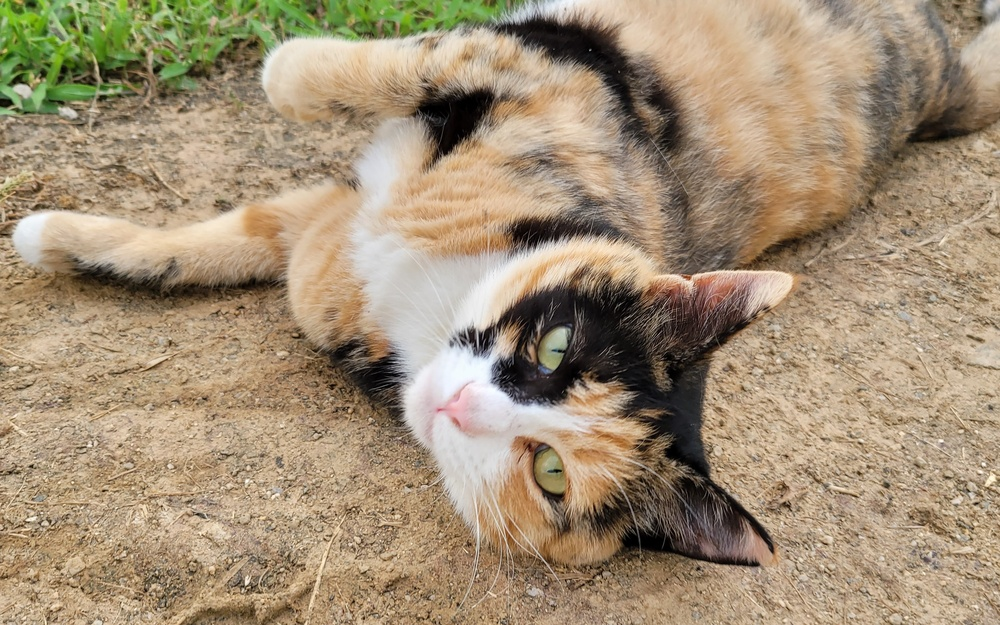
#> input picture OpenCV21/cat.jpg, 1000 x 625 px, shrunk from 3200 x 2000 before the run, found by its file name
$ jupyter execute C146.ipynb   (older library calls are emulated)
#> lines starting #> are read from the running program, lines starting #| are printed output that depends on the picture
# 1.4.6 Image Gradients
### cv2.Sobel(), cv2.Scharr(), cv2.Laplacian() etc

##### Theory

[cell 1]
import cv2
import numpy as np
from matplotlib import pyplot as plt

img = cv2.imread('D:\GitHub\ComputerVision20212\SampleFiles\cat.jpg',0)
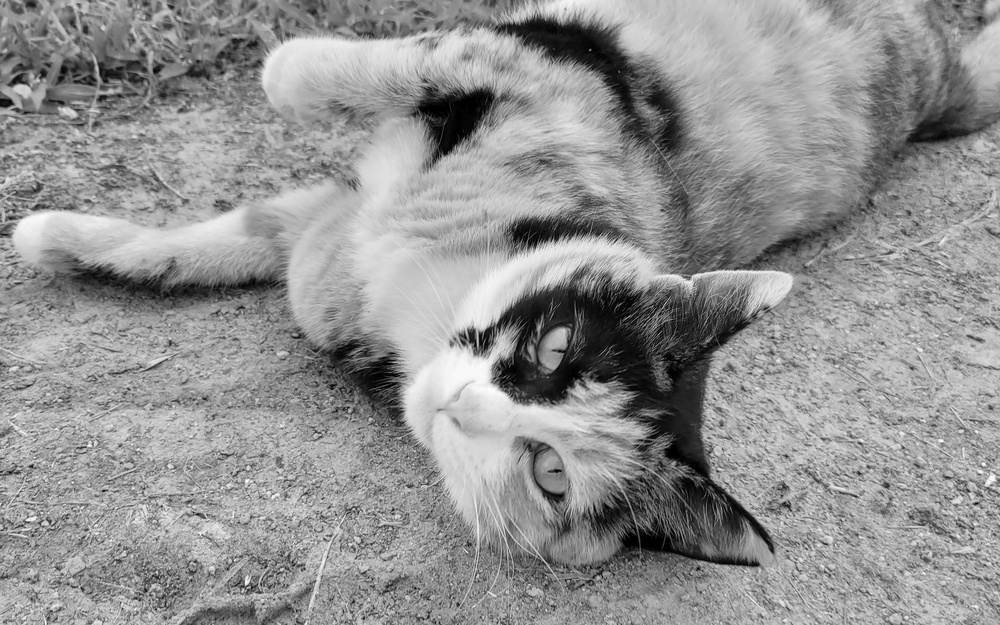
#> img: shape (625, 1000); min 0, max 255, mean 146.7

laplacian = cv2.Laplacian(img,cv2.CV_64F)
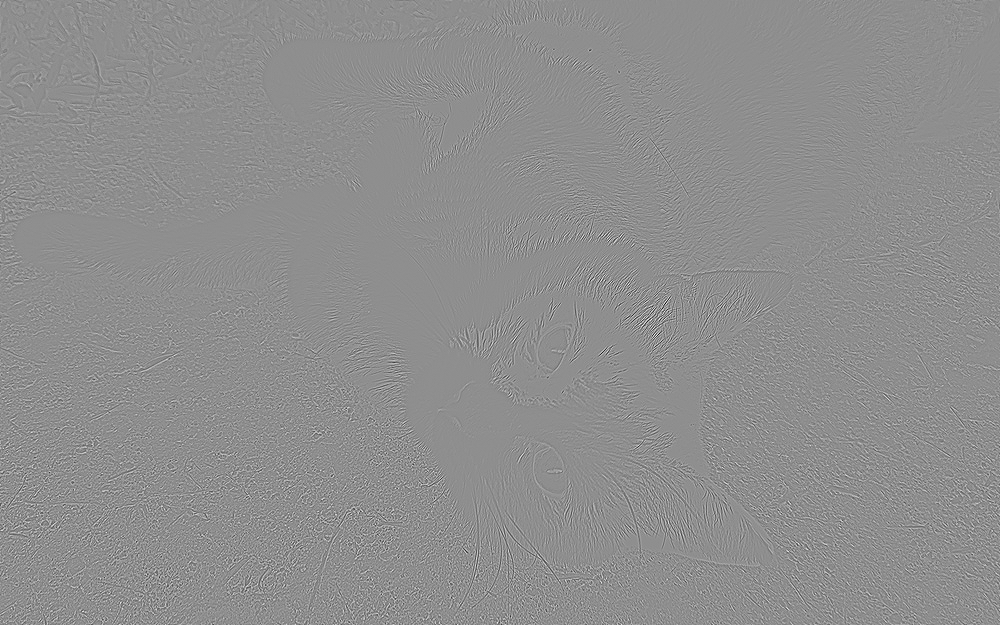
#> laplacian: shape (625, 1000) float64; min -468, max 368, mean 0; drawn with min black and max white
sobelx = cv2.Sobel(img,cv2.CV_64F,1,0,ksize=5)
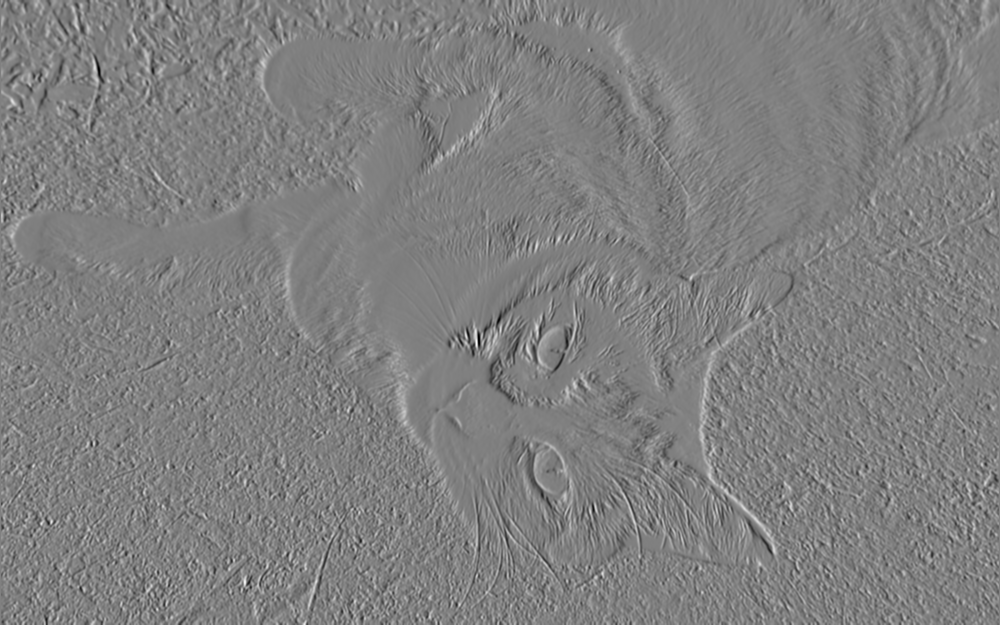
#> sobelx: shape (625, 1000) float64; min -7336, max 7276, mean 2.7; drawn with min black and max white
sobely = cv2.Sobel(img,cv2.CV_64F,0,1,ksize=5)
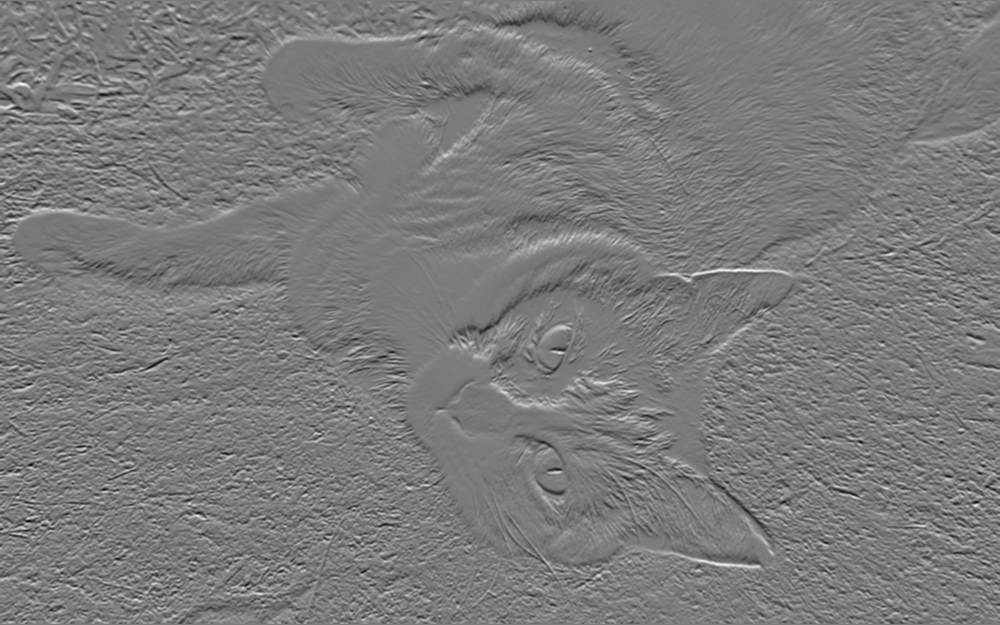
#> sobely: shape (625, 1000) float64; min -7324, max 7788, mean 0.2; drawn with min black and max white

plt.rcParams["figure.figsize"] = (15, 10)

plt.subplot(2,2,1),plt.imshow(img,cmap = 'gray')
plt.title('Original'), plt.xticks([]), plt.yticks([])
plt.subplot(2,2,2),plt.imshow(laplacian,cmap = 'gray')
plt.title('Laplacian'), plt.xticks([]), plt.yticks([])
plt.subplot(2,2,3),plt.imshow(sobelx,cmap = 'gray')
plt.title('Sobel X'), plt.xticks([]), plt.yticks([])
plt.subplot(2,2,4),plt.imshow(sobely,cmap = 'gray')
plt.title('Sobel Y'), plt.xticks([]), plt.yticks([])

plt.show()

##### One Important Matter!

[cell 2]
import cv2
import numpy as np
from matplotlib import pyplot as plt

img = cv2.imread('D:\GitHub\ComputerVision20212\SampleFiles\cat.jpg',0)

# Output dtype = cv2.CV_8U
sobelx8u = cv2.Sobel(img,cv2.CV_8U,1,0,ksize=5)
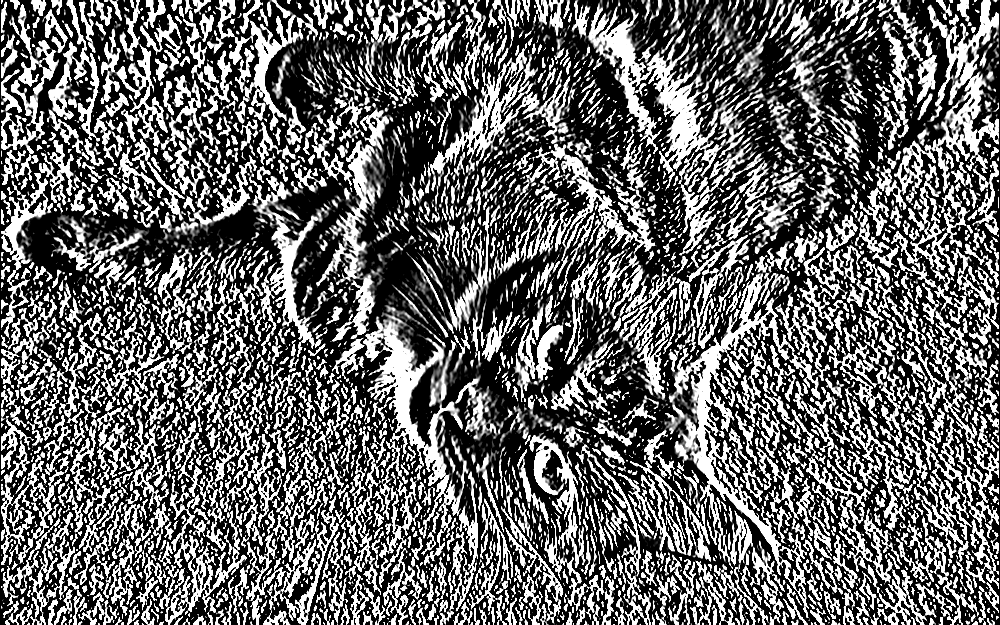
#> sobelx8u: shape (625, 1000); min 0, max 255, mean 102.3

# Output dtype = cv2.CV_64F. Then take its absolute and convert to cv2.CV_8U
sobelx64f = cv2.Sobel(img,cv2.CV_64F,1,0,ksize=5)
abs_sobel64f = np.absolute(sobelx64f)
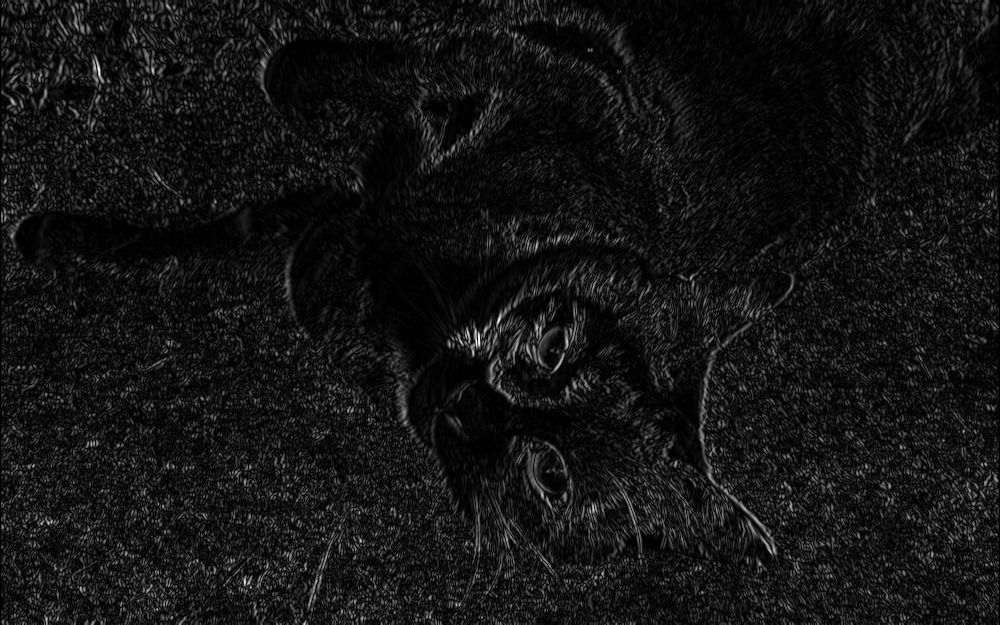
#> abs_sobel64f: shape (625, 1000) float64; min 0, max 7336, mean 588; drawn with min black and max white
sobel_8u = np.uint8(abs_sobel64f)
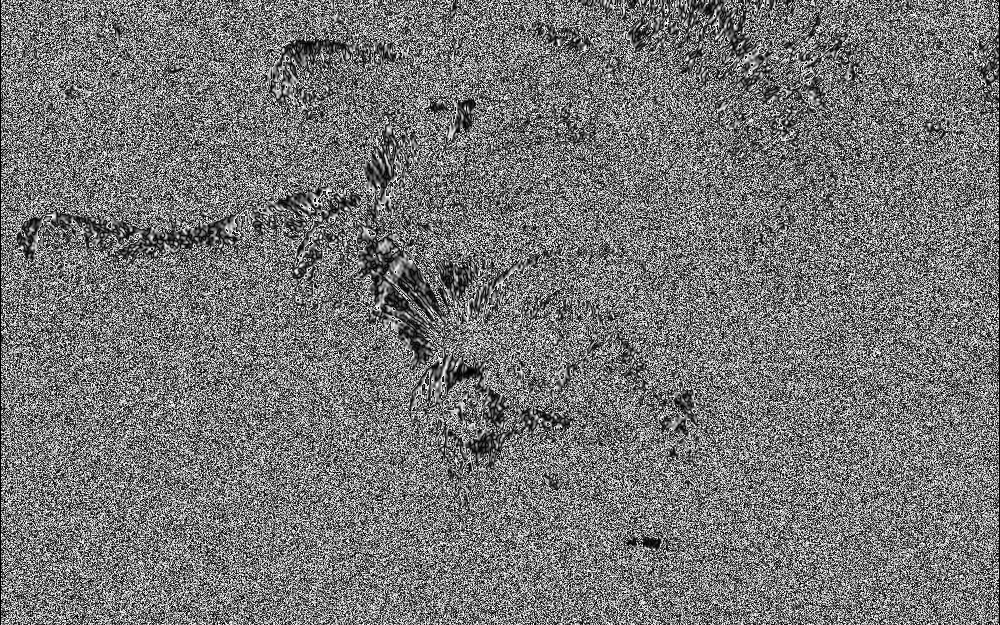
#> sobel_8u: shape (625, 1000); min 0, max 255, mean 117.7

plt.rcParams["figure.figsize"] = (15, 10)

plt.subplot(1,3,1),plt.imshow(img,cmap = 'gray')
plt.title('Original'), plt.xticks([]), plt.yticks([])
plt.subplot(1,3,2),plt.imshow(sobelx8u,cmap = 'gray')
plt.title('Sobel CV_8U'), plt.xticks([]), plt.yticks([])
plt.subplot(1,3,3),plt.imshow(sobel_8u,cmap = 'gray')
plt.title('Sobel abs(CV_64F)'), plt.xticks([]), plt.yticks([])

plt.show()

$ run again, with OpenCV21/1.jpg copied over OpenCV21/cat.jpg
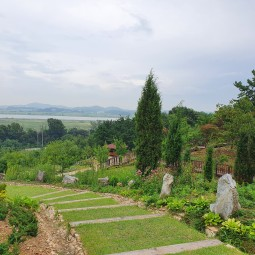
#> input picture OpenCV21/1.jpg, 255 x 255 px, found by its file name
#> `abs_sobel64f = np.absolute(sobelx64f)`:
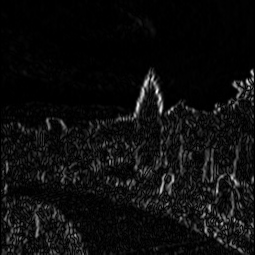
#> abs_sobel64f: shape (255, 255) float64; min 0, max 6348, mean 350.6; drawn with min black and max white
#> `sobel_8u = np.uint8(abs_sobel64f)`:
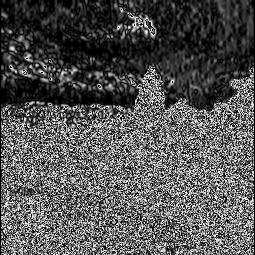
#> sobel_8u: shape (255, 255); min 0, max 255, mean 85.4

$ run again, with OpenCV21/2.jpg copied over OpenCV21/cat.jpg
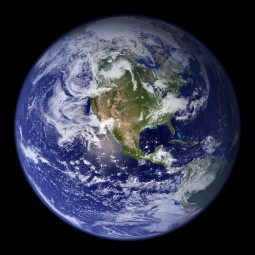
#> input picture OpenCV21/2.jpg, 255 x 255 px, found by its file name
#> `abs_sobel64f = np.absolute(sobelx64f)`:
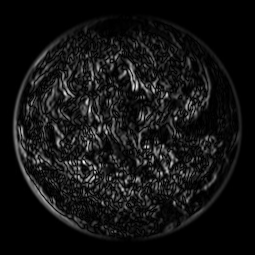
#> abs_sobel64f: shape (255, 255) float64; min 0, max 7087, mean 538.7; drawn with min black and max white
#> `sobel_8u = np.uint8(abs_sobel64f)`:
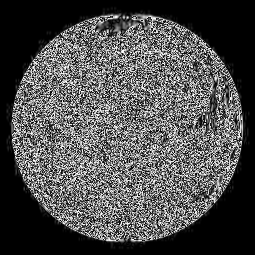
#> sobel_8u: shape (255, 255); min 0, max 255, mean 78.4
